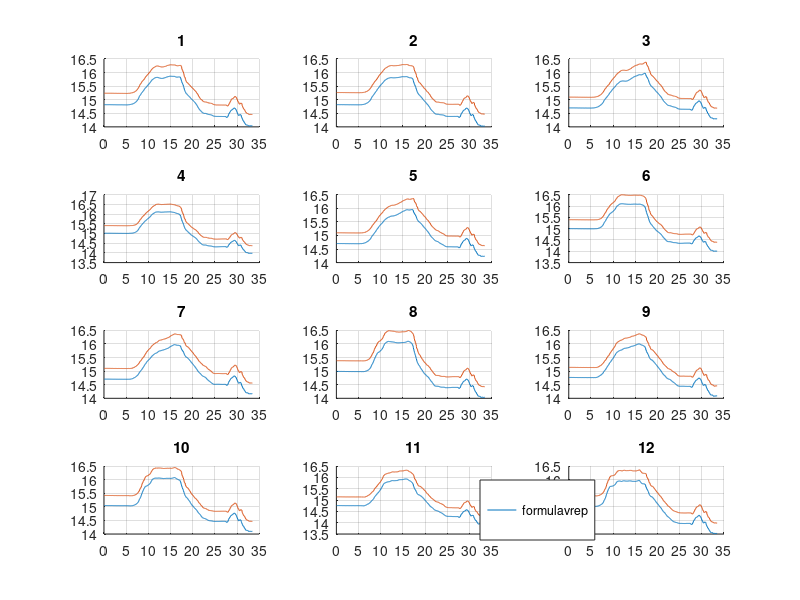
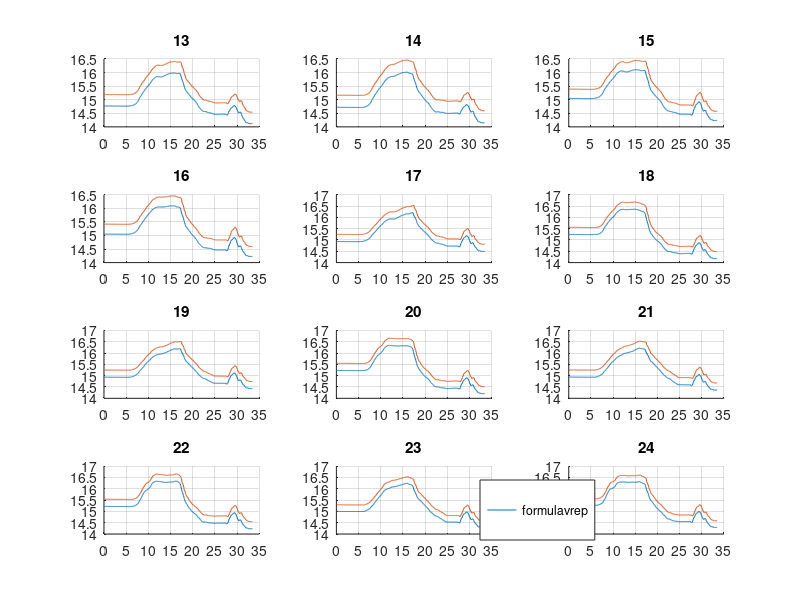
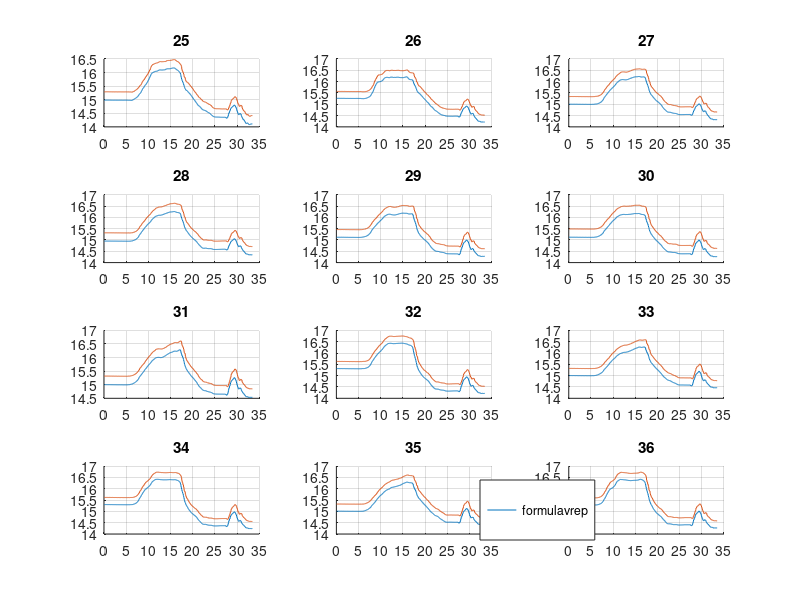
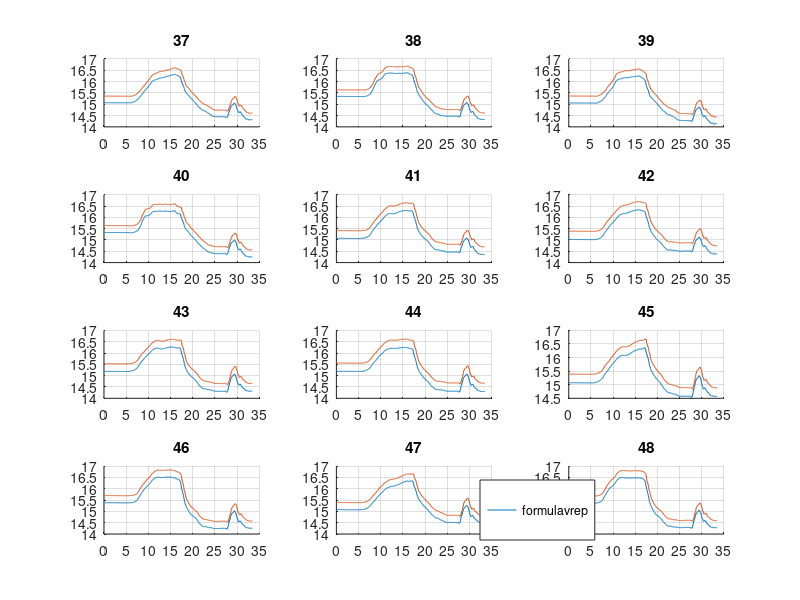

These figures' MATLAB source, in order:
clear all
close all
clc
cd /home/robot/workspaces/ur5_mpc_vrep
low = load('data_low.csv');
s = 100;
[e,temp] =size(low);

formula_dist =  low(s:e,49:160);
vrep_dist = low(s:e,161:272);
% 
human_sphere = low(s:e,273:314);
human_vrep = low(s:e,315:356);
human = human_vrep;
% 
% x_shift = 1;
% y_shift = 0.5;
% z_shift = 1.2;
% 
h1 = human(:,1:3);
h2 = human(:,4:6);
h3 = human(:,7:9);
h4 = human(:,10:12);
h5 = human(:,13:15);
h6 = human(:,16:18);
h7 = human(:,19:21);
h8 = human(:,22:24);
h9 = human(:,25:27);
h10 = human(:,28:30);
h11 = human(:,31:33);
h12 = human(:,34:36);
h13 = human(:,37:39);
h14 = human(:,40:42);
% 
ctp_f = low(s:e,1:24);
ctp_v = low(s:e,25:48);
% 
ctp = ctp_v;
t1 = ctp(:,1:3);
t2 = ctp(:,4:6);
t3 = ctp(:,8:9);
t4 = ctp(:,10:12);
t5 = ctp(:,13:15);
t6 = ctp(:,16:18);
t7 = ctp(:,19:21);
t8 = ctp(:,22:24);

D = norm(t1(1,:) - h1(1,:)) -0.29 - 0.5510
f = formula_dist(1)
v = vrep_dist(1)
% 
diff = formula_dist - vrep_dist;
mean_diff = mean(diff);

%% Plot cposes
len = 100;
fig_1 = figure('Name', '1-4')
a=1;
subplot(4,3,a);
grid on;
hold on;
plot(formula_dist(:,a));
plot(vrep_dist(:,a));
title(int2str(a));
set(gca,'XTick',0:100:100*len);
set(gca,'XTickLabel',0:0.05*100:len*100*0.05);

a=2;
subplot(4,3,a);
grid on;
hold on;
plot(formula_dist(:,a));
plot(vrep_dist(:,a));
title(int2str(a));
set(gca,'XTick',0:100:100*len);
set(gca,'XTickLabel',0:0.05*100:len*100*0.05);

a=3;
subplot(4,3,a);
grid on;
hold on;
plot(formula_dist(:,a));
plot(vrep_dist(:,a));
title(int2str(a));
set(gca,'XTick',0:100:100*len);
set(gca,'XTickLabel',0:0.05*100:len*100*0.05);

a=4;
subplot(4,3,a);
grid on;
hold on;
plot(formula_dist(:,a));
plot(vrep_dist(:,a));
title(int2str(a));
set(gca,'XTick',0:100:100*len);
set(gca,'XTickLabel',0:0.05*100:len*100*0.05);

a=5;
subplot(4,3,a);
grid on;
hold on;
plot(formula_dist(:,a));
plot(vrep_dist(:,a));
title(int2str(a));
set(gca,'XTick',0:100:100*len);
set(gca,'XTickLabel',0:0.05*100:len*100*0.05);

a=6;
subplot(4,3,a);
grid on;
hold on;
plot(formula_dist(:,a));
plot(vrep_dist(:,a));
title(int2str(a));
set(gca,'XTick',0:100:100*len);
set(gca,'XTickLabel',0:0.05*100:len*100*0.05);

a=7;
subplot(4,3,a);
grid on;
hold on;
plot(formula_dist(:,a));
plot(vrep_dist(:,a));
title(int2str(a));
set(gca,'XTick',0:100:100*len);
set(gca,'XTickLabel',0:0.05*100:len*100*0.05);

a=8;
subplot(4,3,a);
grid on;
hold on;
plot(formula_dist(:,a));
plot(vrep_dist(:,a));
title(int2str(a));
set(gca,'XTick',0:100:100*len);
set(gca,'XTickLabel',0:0.05*100:len*100*0.05);

a=9;
subplot(4,3,a);
grid on;
hold on;
plot(formula_dist(:,a));
plot(vrep_dist(:,a));
title(int2str(a));
set(gca,'XTick',0:100:100*len);
set(gca,'XTickLabel',0:0.05*100:len*100*0.05);

a=10;
subplot(4,3,a);
grid on;
hold on;
plot(formula_dist(:,a));
plot(vrep_dist(:,a));
title(int2str(a));
set(gca,'XTick',0:100:100*len);
set(gca,'XTickLabel',0:0.05*100:len*100*0.05);

a=11;
subplot(4,3,a);
grid on;
hold on;
plot(formula_dist(:,a));
plot(vrep_dist(:,a));
title(int2str(a));
set(gca,'XTick',0:100:100*len);
set(gca,'XTickLabel',0:0.05*100:len*100*0.05);

a=12;
subplot(4,3,a);
grid on;
hold on;
l1 = plot(formula_dist(:,a));
l2 = plot(vrep_dist(:,a));
title(int2str(a));
set(gca,'XTick',0:100:100*len);
set(gca,'XTickLabel',0:0.05*100:len*100*0.05);

hL = legend([l1,l2],["formula", "vrep"]);
newPosition = [0.6 0.1 0.1 0.1];
newUnits = 'normalized';
set(hL,'Position', newPosition,'Units', newUnits);

fig_2 = figure('Name', '5-8')
a=a+1;
sh = a-1;
subplot(4,3,a-sh);
grid on;
hold on;
plot(formula_dist(:,a));
plot(vrep_dist(:,a));
title(int2str(a));
set(gca,'XTick',0:100:100*len);
set(gca,'XTickLabel',0:0.05*100:len*100*0.05);

a=a+1;
subplot(4,3,a-sh);
grid on;
hold on;
plot(formula_dist(:,a));
plot(vrep_dist(:,a));
title(int2str(a));
set(gca,'XTick',0:100:100*len);
set(gca,'XTickLabel',0:0.05*100:len*100*0.05);

a=a+1;
subplot(4,3,a-sh);
grid on;
hold on;
plot(formula_dist(:,a));
plot(vrep_dist(:,a));
title(int2str(a));
set(gca,'XTick',0:100:100*len);
set(gca,'XTickLabel',0:0.05*100:len*100*0.05);

a=a+1;
subplot(4,3,a-sh);
grid on;
hold on;
plot(formula_dist(:,a));
plot(vrep_dist(:,a));
title(int2str(a));
set(gca,'XTick',0:100:100*len);
set(gca,'XTickLabel',0:0.05*100:len*100*0.05);

a=a+1;
subplot(4,3,a-sh);
grid on;
hold on;
plot(formula_dist(:,a));
plot(vrep_dist(:,a));
title(int2str(a));
set(gca,'XTick',0:100:100*len);
set(gca,'XTickLabel',0:0.05*100:len*100*0.05);

a=a+1;
subplot(4,3,a-sh);
grid on;
hold on;
plot(formula_dist(:,a));
plot(vrep_dist(:,a));
title(int2str(a));
set(gca,'XTick',0:100:100*len);
set(gca,'XTickLabel',0:0.05*100:len*100*0.05);

a=a+1;
subplot(4,3,a-sh);
grid on;
hold on;
plot(formula_dist(:,a));
plot(vrep_dist(:,a));
title(int2str(a));
set(gca,'XTick',0:100:100*len);
set(gca,'XTickLabel',0:0.05*100:len*100*0.05);

a=a+1;
subplot(4,3,a-sh);
grid on;
hold on;
plot(formula_dist(:,a));
plot(vrep_dist(:,a));
title(int2str(a));
set(gca,'XTick',0:100:100*len);
set(gca,'XTickLabel',0:0.05*100:len*100*0.05);

a=a+1;
subplot(4,3,a-sh);
grid on;
hold on;
plot(formula_dist(:,a));
plot(vrep_dist(:,a));
title(int2str(a));
set(gca,'XTick',0:100:100*len);
set(gca,'XTickLabel',0:0.05*100:len*100*0.05);

a=a+1;
subplot(4,3,a-sh);
grid on;
hold on;
plot(formula_dist(:,a));
plot(vrep_dist(:,a));
title(int2str(a));
set(gca,'XTick',0:100:100*len);
set(gca,'XTickLabel',0:0.05*100:len*100*0.05);

a=a+1;
subplot(4,3,a-sh);
grid on;
hold on;
plot(formula_dist(:,a));
plot(vrep_dist(:,a));
title(int2str(a));
set(gca,'XTick',0:100:100*len);
set(gca,'XTickLabel',0:0.05*100:len*100*0.05);

a=a+1;
subplot(4,3,a-sh);
grid on;
hold on;
l1 = plot(formula_dist(:,a));
l2 = plot(vrep_dist(:,a));
title(int2str(a));
set(gca,'XTick',0:100:100*len);
set(gca,'XTickLabel',0:0.05*100:len*100*0.05);

hL = legend([l1,l2],["formula", "vrep"]);
newPosition = [0.6 0.1 0.1 0.1];
newUnits = 'normalized';
set(hL,'Position', newPosition,'Units', newUnits);

fig_3 = figure('Name', '25-37')
a=a+1;
sh = a-1;
subplot(4,3,a-sh);
grid on;
hold on;
plot(formula_dist(:,a));
plot(vrep_dist(:,a));
title(int2str(a));
set(gca,'XTick',0:100:100*len);
set(gca,'XTickLabel',0:0.05*100:len*100*0.05);

a=a+1;
subplot(4,3,a-sh);
grid on;
hold on;
plot(formula_dist(:,a));
plot(vrep_dist(:,a));
title(int2str(a));
set(gca,'XTick',0:100:100*len);
set(gca,'XTickLabel',0:0.05*100:len*100*0.05);

a=a+1;
subplot(4,3,a-sh);
grid on;
hold on;
plot(formula_dist(:,a));
plot(vrep_dist(:,a));
title(int2str(a));
set(gca,'XTick',0:100:100*len);
set(gca,'XTickLabel',0:0.05*100:len*100*0.05);

a=a+1;
subplot(4,3,a-sh);
grid on;
hold on;
plot(formula_dist(:,a));
plot(vrep_dist(:,a));
title(int2str(a));
set(gca,'XTick',0:100:100*len);
set(gca,'XTickLabel',0:0.05*100:len*100*0.05);

a=a+1;
subplot(4,3,a-sh);
grid on;
hold on;
plot(formula_dist(:,a));
plot(vrep_dist(:,a));
title(int2str(a));
set(gca,'XTick',0:100:100*len);
set(gca,'XTickLabel',0:0.05*100:len*100*0.05);

a=a+1;
subplot(4,3,a-sh);
grid on;
hold on;
plot(formula_dist(:,a));
plot(vrep_dist(:,a));
title(int2str(a));
set(gca,'XTick',0:100:100*len);
set(gca,'XTickLabel',0:0.05*100:len*100*0.05);

a=a+1;
subplot(4,3,a-sh);
grid on;
hold on;
plot(formula_dist(:,a));
plot(vrep_dist(:,a));
title(int2str(a));
set(gca,'XTick',0:100:100*len);
set(gca,'XTickLabel',0:0.05*100:len*100*0.05);


a=a+1;
subplot(4,3,a-sh);
grid on;
hold on;
plot(formula_dist(:,a));
plot(vrep_dist(:,a));
title(int2str(a));
set(gca,'XTick',0:100:100*len);
set(gca,'XTickLabel',0:0.05*100:len*100*0.05);


a=a+1;
subplot(4,3,a-sh);
grid on;
hold on;
plot(formula_dist(:,a));
plot(vrep_dist(:,a));
title(int2str(a));
set(gca,'XTick',0:100:100*len);
set(gca,'XTickLabel',0:0.05*100:len*100*0.05);


a=a+1;
subplot(4,3,a-sh);
grid on;
hold on;
plot(formula_dist(:,a));
plot(vrep_dist(:,a));
title(int2str(a));
set(gca,'XTick',0:100:100*len);
set(gca,'XTickLabel',0:0.05*100:len*100*0.05);


a=a+1;
subplot(4,3,a-sh);
grid on;
hold on;
plot(formula_dist(:,a));
plot(vrep_dist(:,a));
title(int2str(a));
set(gca,'XTick',0:100:100*len);
set(gca,'XTickLabel',0:0.05*100:len*100*0.05);


a=a+1;
subplot(4,3,a-sh);
grid on;
hold on;
l1 = plot(formula_dist(:,a));
l2 = plot(vrep_dist(:,a));
title(int2str(a));
set(gca,'XTick',0:100:100*len);
set(gca,'XTickLabel',0:0.05*100:len*100*0.05);

hL = legend([l1,l2],["formula", "vrep"]);
newPosition = [0.6 0.1 0.1 0.1];
newUnits = 'normalized';
set(hL,'Position', newPosition,'Units', newUnits);

fig_4 = figure('Name', '38-40');
a=a+1;
sh = a-1;
subplot(4,3,a-sh);
grid on;
hold on;
plot(formula_dist(:,a));
plot(vrep_dist(:,a));
title(int2str(a));
set(gca,'XTick',0:100:100*len);
set(gca,'XTickLabel',0:0.05*100:len*100*0.05);

a=a+1;
subplot(4,3,a-sh);
grid on;
hold on;
plot(formula_dist(:,a));
plot(vrep_dist(:,a));
title(int2str(a));
set(gca,'XTick',0:100:100*len);
set(gca,'XTickLabel',0:0.05*100:len*100*0.05);

a=a+1;
subplot(4,3,a-sh);
grid on;
hold on;
plot(formula_dist(:,a));
plot(vrep_dist(:,a));
title(int2str(a));
set(gca,'XTick',0:100:100*len);
set(gca,'XTickLabel',0:0.05*100:len*100*0.05);

a=a+1;
subplot(4,3,a-sh);
grid on;
hold on;
plot(formula_dist(:,a));
plot(vrep_dist(:,a));
title(int2str(a));
set(gca,'XTick',0:100:100*len);
set(gca,'XTickLabel',0:0.05*100:len*100*0.05);

a=a+1;
subplot(4,3,a-sh);
grid on;
hold on;
plot(formula_dist(:,a));
plot(vrep_dist(:,a));
title(int2str(a));
set(gca,'XTick',0:100:100*len);
set(gca,'XTickLabel',0:0.05*100:len*100*0.05);

a=a+1;
subplot(4,3,a-sh);
grid on;
hold on;
plot(formula_dist(:,a));
plot(vrep_dist(:,a));
title(int2str(a));
set(gca,'XTick',0:100:100*len);
set(gca,'XTickLabel',0:0.05*100:len*100*0.05);

a=a+1;
subplot(4,3,a-sh);
grid on;
hold on;
plot(formula_dist(:,a));
plot(vrep_dist(:,a));
title(int2str(a));
set(gca,'XTick',0:100:100*len);
set(gca,'XTickLabel',0:0.05*100:len*100*0.05);

a=a+1;
subplot(4,3,a-sh);
grid on;
hold on;
plot(formula_dist(:,a));
plot(vrep_dist(:,a));
title(int2str(a));
set(gca,'XTick',0:100:100*len);
set(gca,'XTickLabel',0:0.05*100:len*100*0.05);

a=a+1;
subplot(4,3,a-sh);
grid on;
hold on;
plot(formula_dist(:,a));
plot(vrep_dist(:,a));
title(int2str(a));
set(gca,'XTick',0:100:100*len);
set(gca,'XTickLabel',0:0.05*100:len*100*0.05);

a=a+1;
subplot(4,3,a-sh);
grid on;
hold on;
plot(formula_dist(:,a));
plot(vrep_dist(:,a));
title(int2str(a));
set(gca,'XTick',0:100:100*len);
set(gca,'XTickLabel',0:0.05*100:len*100*0.05);

a=a+1;
subplot(4,3,a-sh);
grid on;
hold on;
plot(formula_dist(:,a));
plot(vrep_dist(:,a));
title(int2str(a));
set(gca,'XTick',0:100:100*len);
set(gca,'XTickLabel',0:0.05*100:len*100*0.05);

a=a+1;
subplot(4,3,a-sh);
grid on;
hold on;
l1 = plot(formula_dist(:,a));
l2 = plot(vrep_dist(:,a));
title(int2str(a));
set(gca,'XTick',0:100:100*len);
set(gca,'XTickLabel',0:0.05*100:len*100*0.05);

hL = legend([l1,l2],["formula", "vrep"]);
newPosition = [0.6 0.1 0.1 0.1];
newUnits = 'normalized';
set(hL,'Position', newPosition,'Units', newUnits);

fig_5 = figure('Name', '38-40');

a=a+1;
sh = a-1;
subplot(4,3,a-sh);
grid on;
hold on;
plot(formula_dist(:,a));
plot(vrep_dist(:,a));
title(int2str(a));
set(gca,'XTick',0:100:100*len);
set(gca,'XTickLabel',0:0.05*100:len*100*0.05);

a=a+1;
subplot(4,3,a-sh);
grid on;
hold on;
plot(formula_dist(:,a));
plot(vrep_dist(:,a));
title(int2str(a));
set(gca,'XTick',0:100:100*len);
set(gca,'XTickLabel',0:0.05*100:len*100*0.05);

a=a+1;
subplot(4,3,a-sh);
grid on;
hold on;
plot(formula_dist(:,a));
plot(vrep_dist(:,a));
title(int2str(a));
set(gca,'XTick',0:100:100*len);
set(gca,'XTickLabel',0:0.05*100:len*100*0.05);

a=a+1;
subplot(4,3,a-sh);
grid on;
hold on;
plot(formula_dist(:,a));
plot(vrep_dist(:,a));
title(int2str(a));
set(gca,'XTick',0:100:100*len);
set(gca,'XTickLabel',0:0.05*100:len*100*0.05);

a=a+1;
subplot(4,3,a-sh);
grid on;
hold on;
plot(formula_dist(:,a));
plot(vrep_dist(:,a));
title(int2str(a));
set(gca,'XTick',0:100:100*len);
set(gca,'XTickLabel',0:0.05*100:len*100*0.05);

a=a+1;
subplot(4,3,a-sh);
grid on;
hold on;
plot(formula_dist(:,a));
plot(vrep_dist(:,a));
title(int2str(a));
set(gca,'XTick',0:100:100*len);
set(gca,'XTickLabel',0:0.05*100:len*100*0.05);

a=a+1;
subplot(4,3,a-sh);
grid on;
hold on;
plot(formula_dist(:,a));
plot(vrep_dist(:,a));
title(int2str(a));
set(gca,'XTick',0:100:100*len);
set(gca,'XTickLabel',0:0.05*100:len*100*0.05);

a=a+1;
subplot(4,3,a-sh);
grid on;
hold on;
plot(formula_dist(:,a));
plot(vrep_dist(:,a));
title(int2str(a));
set(gca,'XTick',0:100:100*len);
set(gca,'XTickLabel',0:0.05*100:len*100*0.05);

a=a+1;
subplot(4,3,a-sh);
grid on;
hold on;
plot(formula_dist(:,a));
plot(vrep_dist(:,a));
title(int2str(a));
set(gca,'XTick',0:100:100*len);
set(gca,'XTickLabel',0:0.05*100:len*100*0.05);

a=a+1;
subplot(4,3,a-sh);
grid on;
hold on;
plot(formula_dist(:,a));
plot(vrep_dist(:,a));
title(int2str(a));
set(gca,'XTick',0:100:100*len);
set(gca,'XTickLabel',0:0.05*100:len*100*0.05);

a=a+1;
subplot(4,3,a-sh);
grid on;
hold on;
plot(formula_dist(:,a));
plot(vrep_dist(:,a));
title(int2str(a));
set(gca,'XTick',0:100:100*len);
set(gca,'XTickLabel',0:0.05*100:len*100*0.05);

a=a+1;
subplot(4,3,a-sh);
grid on;
hold on;
l1 = plot(formula_dist(:,a));
l2 = plot(vrep_dist(:,a));
title(int2str(a));
set(gca,'XTick',0:100:100*len);
set(gca,'XTickLabel',0:0.05*100:len*100*0.05);

hL = legend([l1,l2],["formula", "vrep"]);
newPosition = [0.6 0.1 0.1 0.1];
newUnits = 'normalized';
set(hL,'Position', newPosition,'Units', newUnits);

fig_6 = figure('Name', '38-40');

a=a+1;
sh = a-1;
subplot(4,3,a-sh);
grid on;
hold on;
plot(formula_dist(:,a));
plot(vrep_dist(:,a));

title(int2str(a));
set(gca,'XTick',0:100:100*len);
set(gca,'XTickLabel',0:0.05*100:len*100*0.05);

a=a+1;
subplot(4,3,a-sh);
grid on;
hold on;
plot(formula_dist(:,a));
plot(vrep_dist(:,a));
title(int2str(a));
set(gca,'XTick',0:100:100*len);
set(gca,'XTickLabel',0:0.05*100:len*100*0.05);

a=a+1;
subplot(4,3,a-sh);
grid on;
hold on;
plot(formula_dist(:,a));
plot(vrep_dist(:,a));
title(int2str(a));
set(gca,'XTick',0:100:100*len);
set(gca,'XTickLabel',0:0.05*100:len*100*0.05);

a=a+1;
subplot(4,3,a-sh);
grid on;
hold on;
plot(formula_dist(:,a));
plot(vrep_dist(:,a));
title(int2str(a));
set(gca,'XTick',0:100:100*len);
set(gca,'XTickLabel',0:0.05*100:len*100*0.05);

a=a+1;
subplot(4,3,a-sh);
grid on;
hold on;
plot(formula_dist(:,a));
plot(vrep_dist(:,a));
title(int2str(a));
set(gca,'XTick',0:100:100*len);
set(gca,'XTickLabel',0:0.05*100:len*100*0.05);

a=a+1;
subplot(4,3,a-sh);
grid on;
hold on;
plot(formula_dist(:,a));
plot(vrep_dist(:,a));
title(int2str(a));
set(gca,'XTick',0:100:100*len);
set(gca,'XTickLabel',0:0.05*100:len*100*0.05);

a=a+1;
subplot(4,3,a-sh);
grid on;
hold on;
plot(formula_dist(:,a));
plot(vrep_dist(:,a));
title(int2str(a));
set(gca,'XTick',0:100:100*len);
set(gca,'XTickLabel',0:0.05*100:len*100*0.05);

a=a+1;
subplot(4,3,a-sh);
grid on;
hold on;
plot(formula_dist(:,a));
plot(vrep_dist(:,a));
title(int2str(a));
set(gca,'XTick',0:100:100*len);
set(gca,'XTickLabel',0:0.05*100:len*100*0.05);


a=a+1;
subplot(4,3,a-sh);
grid on;
hold on;
plot(formula_dist(:,a));
plot(vrep_dist(:,a));
title(int2str(a));
set(gca,'XTick',0:100:100*len);
set(gca,'XTickLabel',0:0.05*100:len*100*0.05);


a=a+1;
subplot(4,3,a-sh);
grid on;
hold on;
plot(formula_dist(:,a));
plot(vrep_dist(:,a));
title(int2str(a));
set(gca,'XTick',0:100:100*len);
set(gca,'XTickLabel',0:0.05*100:len*100*0.05);


a=a+1;
subplot(4,3,a-sh);
grid on;
hold on;
plot(formula_dist(:,a));
plot(vrep_dist(:,a));
title(int2str(a));
set(gca,'XTick',0:100:100*len);
set(gca,'XTickLabel',0:0.05*100:len*100*0.05);


a=a+1;
subplot(4,3,a-sh);
grid on;
hold on;
l1 = plot(formula_dist(:,a));
l2 = plot(vrep_dist(:,a));
title(int2str(a));
set(gca,'XTick',0:100:100*len);
set(gca,'XTickLabel',0:0.05*100:len*100*0.05);

hL = legend([l1,l2],["formula", "vrep"]);
newPosition = [0.6 0.1 0.1 0.1];
newUnits = 'normalized';
set(hL,'Position', newPosition,'Units', newUnits);
fig_7 = figure('Name', '38-40');

a=a+1;
sh = a-1;
subplot(4,3,a-sh);
grid on;
hold on;
plot(formula_dist(:,a));
plot(vrep_dist(:,a));

title(int2str(a));
set(gca,'XTick',0:100:100*len);
set(gca,'XTickLabel',0:0.05*100:len*100*0.05);

a=a+1;
subplot(4,3,a-sh);
grid on;
hold on;
plot(formula_dist(:,a));
plot(vrep_dist(:,a));
title(int2str(a));
set(gca,'XTick',0:100:100*len);
set(gca,'XTickLabel',0:0.05*100:len*100*0.05);

a=a+1;
subplot(4,3,a-sh);
grid on;
hold on;
plot(formula_dist(:,a));
plot(vrep_dist(:,a));
title(int2str(a));
set(gca,'XTick',0:100:100*len);
set(gca,'XTickLabel',0:0.05*100:len*100*0.05);

a=a+1;
subplot(4,3,a-sh);
grid on;
hold on;
plot(formula_dist(:,a));
plot(vrep_dist(:,a));
title(int2str(a));
set(gca,'XTick',0:100:100*len);
set(gca,'XTickLabel',0:0.05*100:len*100*0.05);

a=a+1;
subplot(4,3,a-sh);
grid on;
hold on;
plot(formula_dist(:,a));
plot(vrep_dist(:,a));
title(int2str(a));
set(gca,'XTick',0:100:100*len);
set(gca,'XTickLabel',0:0.05*100:len*100*0.05);

a=a+1;
subplot(4,3,a-sh);
grid on;
hold on;
plot(formula_dist(:,a));
plot(vrep_dist(:,a));
title(int2str(a));
set(gca,'XTick',0:100:100*len);
set(gca,'XTickLabel',0:0.05*100:len*100*0.05);

a=a+1;
subplot(4,3,a-sh);
grid on;
hold on;
plot(formula_dist(:,a));
plot(vrep_dist(:,a));
title(int2str(a));
set(gca,'XTick',0:100:100*len);
set(gca,'XTickLabel',0:0.05*100:len*100*0.05);

a=a+1;
subplot(4,3,a-sh);
grid on;
hold on;
plot(formula_dist(:,a));
plot(vrep_dist(:,a));
title(int2str(a));
set(gca,'XTick',0:100:100*len);
set(gca,'XTickLabel',0:0.05*100:len*100*0.05);


a=a+1;
subplot(4,3,a-sh);
grid on;
hold on;
plot(formula_dist(:,a));
plot(vrep_dist(:,a));
title(int2str(a));
set(gca,'XTick',0:100:100*len);
set(gca,'XTickLabel',0:0.05*100:len*100*0.05);


a=a+1;
subplot(4,3,a-sh);
grid on;
hold on;
plot(formula_dist(:,a));
plot(vrep_dist(:,a));
title(int2str(a));
set(gca,'XTick',0:100:100*len);
set(gca,'XTickLabel',0:0.05*100:len*100*0.05);


a=a+1;
subplot(4,3,a-sh);
grid on;
hold on;
plot(formula_dist(:,a));
plot(vrep_dist(:,a));
title(int2str(a));
set(gca,'XTick',0:100:100*len);
set(gca,'XTickLabel',0:0.05*100:len*100*0.05);


a=a+1;
subplot(4,3,a-sh);
grid on;
hold on;
l1 = plot(formula_dist(:,a));
l2 = plot(vrep_dist(:,a));
title(int2str(a));
set(gca,'XTick',0:100:100*len);
set(gca,'XTickLabel',0:0.05*100:len*100*0.05);

hL = legend([l1,l2],["formula", "vrep"]);
newPosition = [0.6 0.1 0.1 0.1];
newUnits = 'normalized';
set(hL,'Position', newPosition,'Units', newUnits);
fig_8 = figure('Name', '38-40');

a=a+1;
sh = a-1;
subplot(4,3,a-sh);
grid on;
hold on;
plot(formula_dist(:,a));
plot(vrep_dist(:,a));

title(int2str(a));
set(gca,'XTick',0:100:100*len);
set(gca,'XTickLabel',0:0.05*100:len*100*0.05);

a=a+1;
subplot(4,3,a-sh);
grid on;
hold on;
plot(formula_dist(:,a));
plot(vrep_dist(:,a));
title(int2str(a));
set(gca,'XTick',0:100:100*len);
set(gca,'XTickLabel',0:0.05*100:len*100*0.05);

a=a+1;
subplot(4,3,a-sh);
grid on;
hold on;
plot(formula_dist(:,a));
plot(vrep_dist(:,a));
title(int2str(a));
set(gca,'XTick',0:100:100*len);
set(gca,'XTickLabel',0:0.05*100:len*100*0.05);

a=a+1;
subplot(4,3,a-sh);
grid on;
hold on;
plot(formula_dist(:,a));
plot(vrep_dist(:,a));
title(int2str(a));
set(gca,'XTick',0:100:100*len);
set(gca,'XTickLabel',0:0.05*100:len*100*0.05);

a=a+1;
subplot(4,3,a-sh);
grid on;
hold on;
plot(formula_dist(:,a));
plot(vrep_dist(:,a));
title(int2str(a));
set(gca,'XTick',0:100:100*len);
set(gca,'XTickLabel',0:0.05*100:len*100*0.05);

a=a+1;
subplot(4,3,a-sh);
grid on;
hold on;
plot(formula_dist(:,a));
plot(vrep_dist(:,a));
title(int2str(a));
set(gca,'XTick',0:100:100*len);
set(gca,'XTickLabel',0:0.05*100:len*100*0.05);

a=a+1;
subplot(4,3,a-sh);
grid on;
hold on;
plot(formula_dist(:,a));
plot(vrep_dist(:,a));
title(int2str(a));
set(gca,'XTick',0:100:100*len);
set(gca,'XTickLabel',0:0.05*100:len*100*0.05);

a=a+1;
subplot(4,3,a-sh);
grid on;
hold on;
plot(formula_dist(:,a));
plot(vrep_dist(:,a));
title(int2str(a));
set(gca,'XTick',0:100:100*len);
set(gca,'XTickLabel',0:0.05*100:len*100*0.05);


a=a+1;
subplot(4,3,a-sh);
grid on;
hold on;
plot(formula_dist(:,a));
plot(vrep_dist(:,a));
title(int2str(a));
set(gca,'XTick',0:100:100*len);
set(gca,'XTickLabel',0:0.05*100:len*100*0.05);


a=a+1;
subplot(4,3,a-sh);
grid on;
hold on;
plot(formula_dist(:,a));
plot(vrep_dist(:,a));
title(int2str(a));
set(gca,'XTick',0:100:100*len);
set(gca,'XTickLabel',0:0.05*100:len*100*0.05);


a=a+1;
subplot(4,3,a-sh);
grid on;
hold on;
plot(formula_dist(:,a));
plot(vrep_dist(:,a));
title(int2str(a));
set(gca,'XTick',0:100:100*len);
set(gca,'XTickLabel',0:0.05*100:len*100*0.05);


a=a+1;
subplot(4,3,a-sh);
grid on;
hold on;
l1 = plot(formula_dist(:,a));
l2 = plot(vrep_dist(:,a));
title(int2str(a));
set(gca,'XTick',0:100:100*len);
set(gca,'XTickLabel',0:0.05*100:len*100*0.05);

hL = legend([l1,l2],["formula", "vrep"]);
newPosition = [0.6 0.1 0.1 0.1];
newUnits = 'normalized';
set(hL,'Position', newPosition,'Units', newUnits);

fig_9 = figure('Name', '38-40');

a=a+1;
sh = a-1;
subplot(4,3,a-sh);
grid on;
hold on;
plot(formula_dist(:,a));
plot(vrep_dist(:,a));

title(int2str(a));
set(gca,'XTick',0:100:100*len);
set(gca,'XTickLabel',0:0.05*100:len*100*0.05);

a=a+1;
subplot(4,3,a-sh);
grid on;
hold on;
plot(formula_dist(:,a));
plot(vrep_dist(:,a));
title(int2str(a));
set(gca,'XTick',0:100:100*len);
set(gca,'XTickLabel',0:0.05*100:len*100*0.05);

a=a+1;
subplot(4,3,a-sh);
grid on;
hold on;
plot(formula_dist(:,a));
plot(vrep_dist(:,a));
title(int2str(a));
set(gca,'XTick',0:100:100*len);
set(gca,'XTickLabel',0:0.05*100:len*100*0.05);

a=a+1;
subplot(4,3,a-sh);
grid on;
hold on;
plot(formula_dist(:,a));
plot(vrep_dist(:,a));
title(int2str(a));
set(gca,'XTick',0:100:100*len);
set(gca,'XTickLabel',0:0.05*100:len*100*0.05);

a=a+1;
subplot(4,3,a-sh);
grid on;
hold on;
plot(formula_dist(:,a));
plot(vrep_dist(:,a));
title(int2str(a));
set(gca,'XTick',0:100:100*len);
set(gca,'XTickLabel',0:0.05*100:len*100*0.05);

a=a+1;
subplot(4,3,a-sh);
grid on;
hold on;
plot(formula_dist(:,a));
plot(vrep_dist(:,a));
title(int2str(a));
set(gca,'XTick',0:100:100*len);
set(gca,'XTickLabel',0:0.05*100:len*100*0.05);

a=a+1;
subplot(4,3,a-sh);
grid on;
hold on;
plot(formula_dist(:,a));
plot(vrep_dist(:,a));
title(int2str(a));
set(gca,'XTick',0:100:100*len);
set(gca,'XTickLabel',0:0.05*100:len*100*0.05);

a=a+1;
subplot(4,3,a-sh);
grid on;
hold on;
plot(formula_dist(:,a));
plot(vrep_dist(:,a));
title(int2str(a));
set(gca,'XTick',0:100:100*len);
set(gca,'XTickLabel',0:0.05*100:len*100*0.05);


a=a+1;
subplot(4,3,a-sh);
grid on;
hold on;
plot(formula_dist(:,a));
plot(vrep_dist(:,a));
title(int2str(a));
set(gca,'XTick',0:100:100*len);
set(gca,'XTickLabel',0:0.05*100:len*100*0.05);

a=a+1;
subplot(4,3,a-sh);
grid on;
hold on;
plot(formula_dist(:,a));
plot(vrep_dist(:,a));
title(int2str(a));
set(gca,'XTick',0:100:100*len);
set(gca,'XTickLabel',0:0.05*100:len*100*0.05);

a=a+1;
subplot(4,3,a-sh);
grid on;
hold on;
plot(formula_dist(:,a));
plot(vrep_dist(:,a));
title(int2str(a));
set(gca,'XTick',0:100:100*len);
set(gca,'XTickLabel',0:0.05*100:len*100*0.05);

a=a+1;
subplot(4,3,a-sh);
grid on;
hold on;
l1 = plot(formula_dist(:,a));
l2 = plot(vrep_dist(:,a));
title(int2str(a));
set(gca,'XTick',0:100:100*len);
set(gca,'XTickLabel',0:0.05*100:len*100*0.05);

hL = legend([l1,l2],["formula", "vrep"]);
newPosition = [0.6 0.1 0.1 0.1];
newUnits = 'normalized';
set(hL,'Position', newPosition,'Units', newUnits);

fig_10 = figure('Name', '38-40');

a=a+1
sh = a-1;
subplot(4,3,a-sh);
grid on;
hold on;
plot(formula_dist(:,a));
plot(vrep_dist(:,a));

title(int2str(a));
set(gca,'XTick',0:100:100*len);
set(gca,'XTickLabel',0:0.05*100:len*100*0.05);

a=a+1
subplot(4,3,a-sh);
grid on;
hold on;
plot(formula_dist(:,a));
plot(vrep_dist(:,a));
title(int2str(a));
set(gca,'XTick',0:100:100*len);
set(gca,'XTickLabel',0:0.05*100:len*100*0.05);

a=a+1
subplot(4,3,a-sh);
grid on;
hold on;
plot(formula_dist(:,a));
plot(vrep_dist(:,a));
title(int2str(a));
set(gca,'XTick',0:100:100*len);
set(gca,'XTickLabel',0:0.05*100:len*100*0.05);

a=a+1
subplot(4,3,a-sh);
grid on;
hold on;
l1 = plot(formula_dist(:,a));
l2 = plot(vrep_dist(:,a));
title(int2str(a));
set(gca,'XTick',0:100:100*len);
set(gca,'XTickLabel',0:0.05*100:len*100*0.05);


hL = legend([l1,l2],["formula", "vrep"]);
newPosition = [0.6 0.1 0.1 0.1];
newUnits = 'normalized';
set(hL,'Position', newPosition,'Units', newUnits);

function D = euc_dist(G,G2)
    for i=1:length(G)
        D(i) = norm(G(i) - G2(i));
    end
end